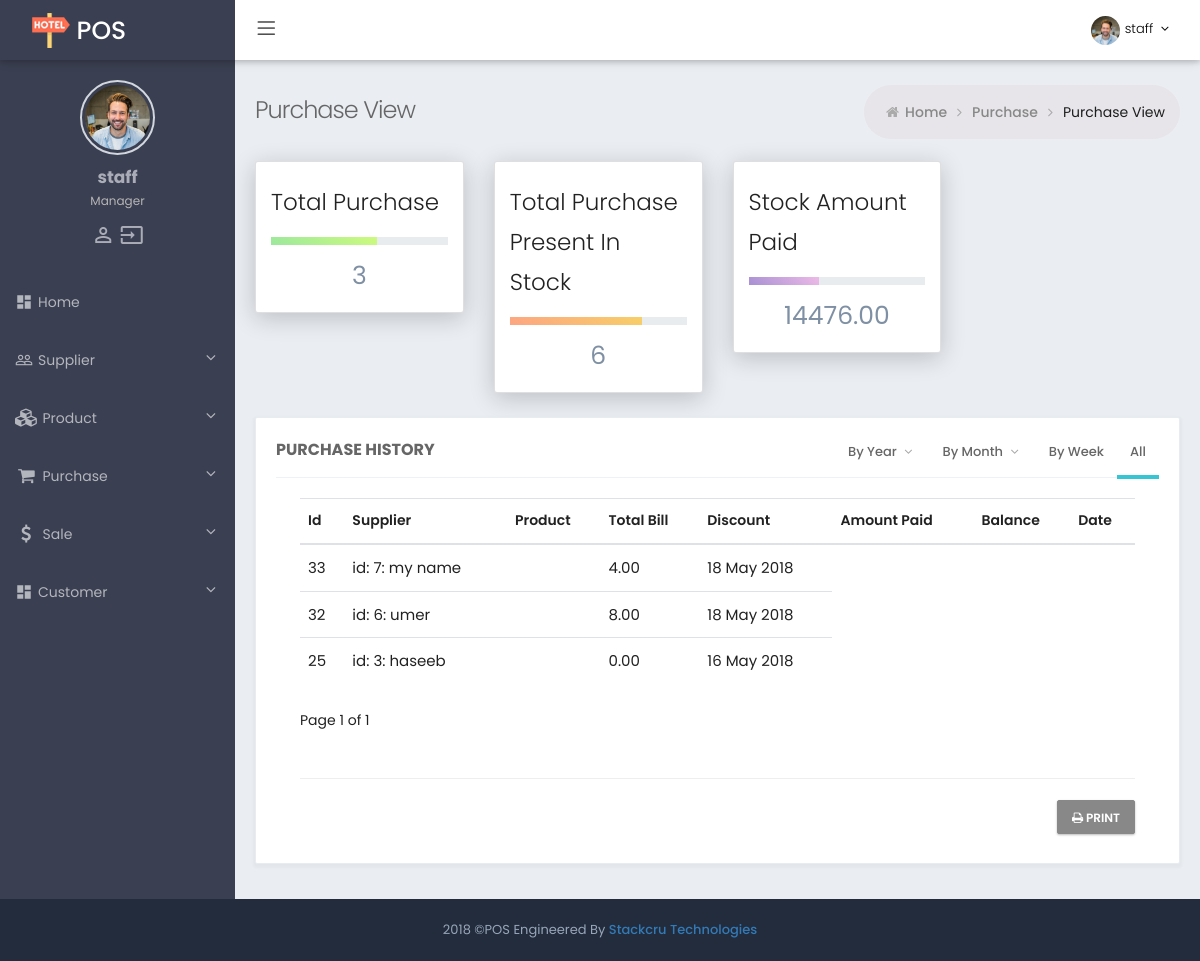
Page /cadmin/purchase/view/ (signed in) on the committed database.
### blog/models.py (models this page shows, shortened)
class Purchase(models.Model):
    supplier = models.ForeignKey(Supplier, on_delete = models.CASCADE)
    totalBill = models.DecimalField(max_length=200, max_digits=15, decimal_places=2, default = 0.0)
    discount = models.DecimalField(max_length=200, max_digits=15, decimal_places=2, default = 0.0)
    paidAmount = models.DecimalField(max_length=200, max_digits=15, decimal_places=2, default = 0.0)
    created_at = models.DateTimeField(auto_now_add =True)
    updated_at = models.DateTimeField(auto_now =True)

class Supplier(models.Model):
    name = models.CharField(max_length=200)
    phone_regex = RegexValidator(regex=r'^\+?1?\d{9,15}$', message="Phone number must be entered in the format: '+999999999'. Up to 15 digits allowed.")
    contact = models.CharField(validators=[phone_regex], max_length=17) # validators should be a list
    email = models.EmailField(max_length=200, blank=True)
    address = models.CharField(max_length=700)
    brandName = models.CharField(max_length=200)
    created_at = models.DateTimeField(auto_now_add =True)
    updated_at = models.DateTimeField(auto_now =True)
    def __str__(self):
        return ("id: "+str(self.id)+": "+self.name)

### cadmin/views.py (the view, shortened to what this page needs)
@login_required
def purchase_view(request):
    if request.user.is_superuser:
        purchases = Purchase.objects.order_by("-id").all()
        products = Product.objects.order_by("-id").all()
        supplier_ledgers = Supplier_Ledger.objects.order_by("-id").all()
        total_quantity = 0
        stock_amount = 0
        for product in products:
            total_quantity = total_quantity + product.quantity
        for supplier_ledger in supplier_ledgers:
            stock_amount = stock_amount + supplier_ledger.amount_paid
    purchases = helpers.pg_records(request, purchases, 5)
    products = helpers.pg_records(request, products, 5)
    supplier_ledgers = helpers.pg_records(request, supplier_ledgers, 5)
    return render(request, 'cadmin/purchase_view.html', {'purchases': purchases,'products': products, 'supplier_ledgers' : supplier_ledgers, 'total_quantity': total_quantity, 'stock_amount': stock_amount})

### cadmin/templates/cadmin/purchase_view.html (shortened to what this page needs)
{% extends "cadmin/base_admin.html" %}
{% block main %}
 <head>
</head>
{%load static%}
{% load subtractify %}
   <div class="page-wrapper">
        {% include "cadmin/header.html" %}
        <div class="page-container">
             {% include "cadmin/sidebar.html" %}
             <div class="page-content-wrapper">
                <div class="page-content">
                    <div class="page-bar">
                        <div class="page-title-breadcrumb">
                            <div class=" pull-left">
                                <div class="page-title">Purchase View</div>
                            </div>
                            <ol class="breadcrumb page-breadcrumb pull-right">
                                <li><i class="fa fa-home"></i>&nbsp;<a class="parent-item" href="{% url 'index' %}">Home</a>&nbsp;<i class="fa fa-angle-right"></i>
                                </li>
                                 <li><a class="parent-item" href="{% url 'purchase_list' %}">Purchase</a>&nbsp;<i class="fa fa-angle-right"></i>
                                </li>
                                <li class="active">Purchase View</li>
                            </ol>
                        </div>
                    </div>
                    <div class="row">
                            <div class="col-lg-3 col-md-6 col-sm-12 col-12">
                                <div class="card">
                                    <div class="panel-body">
                                        <h3>Total Purchase</h3>
                                        <div class="progressbar-xs progress-rounded progress-striped progress ng-isolate-scope active">
                                            <div class="progress-bar progress-bar-green width-60" role="progressbar" aria-valuenow="65" aria-valuemin="0" aria-valuemax="100"></div>
                                        </div>
                                        <span class="text-small margin-top-10 full-width"><div class="uppercase profile-stat-title"> {{ purchases.paginator.count }} </div></span> </div>
                                </div>
                            </div>
                            <div class="col-lg-3 col-md-6 col-sm-12 col-12">
                                <div class="card">
                                    <div class="panel-body">
                                        <h3>Total Purchase Present In Stock</h3>
                                        <div class="progressbar-xs progress-rounded progress-striped progress ng-isolate-scope active">
                                            <div class="progress-bar progress-bar-orange width-75" role="progressbar" aria-valuenow="68" aria-valuemin="0" aria-valuemax="100"></div>
                                        </div>
                                        <span class="text-small margin-top-10 full-width"><div class="uppercase profile-stat-title"> {{total_quantity}} </div></span> </div>
                                </div>
                            </div>
                            <div class="col-lg-3 col-md-6 col-sm-12 col-12">
                                <div class="card">
                                    <div class="panel-body">
                                        <h3>Stock Amount Paid</h3>
                                        <div class="progressbar-xs progress-rounded progress-striped progress ng-isolate-scope active" >
                                            <div class="progress-bar progress-bar-purple width-40" role="progressbar" aria-valuenow="52" aria-valuemin="0" aria-valuemax="100"></div>
                                        </div>
                                        <span class="text-small margin-top-10 full-width"><div class="uppercase profile-stat-title"> {{stock_amount}} </div></span> </div>
                                </div>
                            </div>
                        </div>
                         <div class="row">
                        <div class="col-md-12 col-sm-12">
                            <div class="borderBox light bordered card-box">
                                <div class="borderBox-title tabbable-line">
                                    <div class="caption">
                                        <span class="caption-subject font-dark bold uppercase">Purchase History</span>
                                    </div>
                                    <ul class="nav nav-tabs">
                                        <li class="nav-item dropdown">
                                            <a href="javascript:;" class="dropdown-toggle" data-toggle="dropdown"> By Year
                                                <i class="fa fa-angle-down"></i>
                                            </a>
                                        </li>
                                        <li class="nav-item dropdown">
                                            <a href="javascript:;" class="dropdown-toggle" data-toggle="dropdown"> By Month
                                                <i class="fa fa-angle-down"></i>
                                            </a>
                                        </li>
                                        <li class="nav-item">
                                            <a href="#borderBox_tab2" data-toggle="tab"> By Week </a>
                                        </li>
                                        <li class="nav-item">
                                            <a href="#borderBox_tab1" data-toggle="tab" class="active"> All </a>
                                        </li>
                                    </ul>
                                </div>
                                <div class="borderBox-body">
                                    <div class="tab-content">
                                        <div class="tab-pane active" id="borderBox_tab1">
                                <div class="card-body ">
                                  <div class="table-wrap">
                                        <div class="table-responsive">
                                        {% for purchase in purchases %}
                                            {% if forloop.first     %}
                                               <table   class="table display product-overview mb-30" id="support_table5">
                                                <thead>
                                                    <tr>
                                                        <th>Id</th>
                                                        <th>Supplier</th>
                                                        <th>Product</th>
                                                        <th>Total Bill</th>
                                                        <th>Discount</th>
                                                        <th>Amount Paid</th>
                                                        <th>Balance</th>
                                                        <th>Date</th>
                                                    </tr>
                                                </thead>
                                            {% endif %}
                <tr>
                    <td title="{{ purchase.id }}">{{ purchase.id}}</td>
                    <td title="{{ purchase.supplier }}">{{ purchase.supplier}}</td>
                    <td title="{{ purchase.product }}"> {{ purchase.product }}</td>
                    <td title="{{ purchase.discount }}">{{ purchase.discount }}</td>
                    <td title="{{ purchase.created_at }}">{{ purchase.created_at|date:"d M Y" }}</td>
                </tr>
                {% if forloop.last %}
                    </table>
                {% endif %}
            {% empty %}
                No Purchasess
            {% endfor %}
    </div>
    {% if purchases %}
        <div class="pagination">
            <p>
                <span>Page {{ purchases.number }} of {{ purchases.paginator.num_pages }}</span>
            </p>
        </div>
    {% endif %}
                                        </div>
                                        <hr>
                                        <div class="text-right">
                                            <button onclick="javascript:window.print();" class="btn btn-default btn-outline" type="button"> <span><i class="fa fa-print"></i> Print</span> </button>
                                        </div>
                                    </div>
                                </div>
                                        </div>
                                    </div>
                                </div>
                            </div>
                        </div>
                    </div>
        </div>
        </div>
          </div>
{% endblock %}

### cadmin/templates/cadmin/header.html (shortened to what this page needs)
{% load static %}
<div class="page-header navbar navbar-fixed-top">
            <div class="page-header-inner ">
                <div class="page-logo">
                    <a href="{% url 'supplier_list' %}">
                    <img alt="" src="{% static 'assets/img/logo.png' %}">
                    <span class="logo-default" >POS</span> </a>
                </div>
                <ul class="nav navbar-nav navbar-left in">
                    <li><a href="#" class="menu-toggler sidebar-toggler"><i class="icon-menu"></i></a></li>
                </ul>
                <div class="top-menu">
                    <ul class="nav navbar-nav pull-right">
                        <li class="dropdown dropdown-user">
                            <a href="javascript:;" class="dropdown-toggle" data-toggle="dropdown" data-hover="dropdown" data-close-others="true">
                                <img alt="" class="img-circle " src="{% static 'assets/img/dp.jpg' %}" />
                                <span class="username username-hide-on-mobile"> {{ request.user.username }} </span>
                                <i class="fa fa-angle-down"></i>
                            </a>
                        </li>
                    </ul>
                </div>
            </div>
        </div>

### cadmin/templates/cadmin/sidebar.html (shortened to what this page needs)
{% load static %}
            <div class="sidebar-container">
                <div class="sidemenu-container navbar-collapse collapse fixed-menu">
                    <div id="remove-scroll">
                        <ul class="sidemenu page-header-fixed p-t-20" data-keep-expanded="false" data-auto-scroll="true" data-slide-speed="200">
                            <li class="sidebar-user-panel">
                                <div class="user-panel">
                                    <div class="row">
                                            <div class="sidebar-userpic">
                                                <img src="{% static 'assets/img/dp.jpg' %}" class="img-responsive" alt=""> </div>
                                        </div>
                                        <div class="profile-usertitle">
                                            <div class="sidebar-userpic-name"> {{ request.user.username }} </div>
                                            <div class="profile-usertitle-job"> Manager </div>
                                        </div>
                                        <div class="sidebar-userpic-btn">
                                            <span style="align-items: center;"><a class="tooltips" href="{% url 'password_change' %}" data-placement="top" data-original-title="Profile">
                                                <i class="material-icons">person_outline</i>
                                            </a>
                                            <a class="tooltips" href="{% url 'logout' %}" data-placement="top" data-original-title="Logout">
                                                <i class="material-icons">input</i>
                                            </a>
                                        </span>
                                        </div>
                                </div>
                            </li>
                            <li class="nav-item ">
                                <a href="{% url 'index' %}" class="nav-link nav-toggle"> <i class="material-icons">dashboard</i>
                                    <span class="title">Home</span>
                                </a>
                            </li>
                            <li class="nav-item start ">
                                <a href="#" class="nav-link nav-toggle">
                                    <i class="material-icons">people_outline</i>
                                    <span class="title">Supplier</span>
                                </a>
                            </li>
                             <li class="nav-item start ">
                                <a href="#" class="nav-link nav-toggle">
                                    <i class="fa fa-cubes"></i>
                                    <span class="title">Product</span>
                                </a>
                            </li>
                            <li class="nav-item start ">
                                <a href="#" class="nav-link nav-toggle">
                                    <i class="fa fa-shopping-cart"></i>
                                    <span class="title">Purchase</span>
                                </a>
                            </li>
                            <li class="nav-item start ">
                                <a href="#" class="nav-link nav-toggle">
                                    <i class="fa fa-dollar (alias)"></i>
                                    <span class="title">Sale</span>
                                </a>
                            </li>
                            <li class="nav-item">
                                <a href="#" class="nav-link nav-toggle">
                                    <i class="material-icons">dashboard</i>
                                    <span class="title">Customer</span>
                                </a>
                            </li>
                    </div>
                </div>
            </div>

### rows in the picture
Purchase: shows "Id", id "33", supplier "id: 7: my name", discount "4.00", created_at "18 May 2018"
Purchase: id "32", supplier "id: 6: umer", discount "8.00", created_at "18 May 2018"
Purchase: id "25", supplier "id: 3: haseeb", discount "0.00", created_at "16 May 2018"

### other values in the picture
{{ request.user.username }} "staff"
{{ purchases.paginator.count }} "3"
{{ total_quantity }} "6"
{{ stock_amount }} "14476.00"
{{ purchases.number }} "1"
{{ purchases.paginator.num_pages }} "1"
